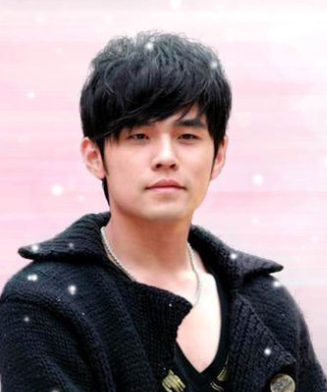
#> input picture dataset/dataset/A/test1.jpg, 327 x 392 px, found by its file name
$ python image_processing.py   (older library calls are emulated)
#> lines starting #> are read from the running program, lines starting #| are printed output that depends on the picture
# -*-coding: utf-8 -*-
"""
    @Project: IntelligentManufacture
    @File   : image_processing.py
    @Author : panjq
    @E-mail : pan_jinquan@163.com
    @Date   : 2019-02-14 15:34:50
"""

import os
import copy
import re
import cv2
import numpy as np
import matplotlib.pyplot as plt
import requests
import matplotlib
import base64
import PIL.Image as Image


def get_color_map(nums=25):
    colors = [
        "#FF0000", "#FF7F50", "#B0171F", "#872657", "#FF00FF",
        "#FFFF00", "#FF8000", "#FF9912", "#DAA569", "#FF6100",
        "#0000FF", "#3D59AB", "#03A89E", "#33A1C9", "#00C78C",
        "#00FF00", "#385E0F", "#00C957", "#6B8E23", "#2E8B57",
        "#A020F0", "#8A2BE2", "#A066D3", "#DA70D6", "#DDA0DD"]
    colors = colors * int(np.ceil(nums / len(colors)))
    return colors


def get_color(id):
    color = convert_color_map(COLOR_MAP[id])
    return color


def set_class_set(class_set=set()):
    global CLASS_SET
    CLASS_SET = class_set


COLOR_MAP = get_color_map(200)
CLASS_SET = set()


# [112 lines left out: functions convert_color_map, bound_protection, tensor2image, get_image_tensor, image_clip, show_batch_image and 1 more, not called in this run]


def cv_show_image(title, image, type='rgb', waitKey=0):
    '''
    调用OpenCV显示RGB图片
    :param title: 图像标题
    :param image: 输入RGB图像
    :param type:'rgb' or 'bgr'
    :return:
    '''
    img = copy.copy(image)
    channels = img.shape[-1]
    if channels == 3 and type == 'rgb':
        img = cv2.cvtColor(img, cv2.COLOR_RGB2BGR)  # 将BGR转为RGB
    if title:
        cv2.imshow(title, img)
        cv2.waitKey(waitKey)


# [92 lines left out: functions image_fliplr, get_prewhiten_image, image_normalization, data_normalization, cv_image_normalization, get_prewhiten_images, not called in this run]


def read_image(filename, resize_height=None, resize_width=None, normalization=False, colorSpace='RGB'):
    '''
    读取图片数据,默认返回的是uint8,[0,255]
    :param filename:
    :param resize_height:
    :param resize_width:
    :param normalization:是否归一化到[0.,1.0]
    :param colorSpace 输出格式：RGB or BGR
    :return: 返回的图片数据
    '''
#> called with filename = '../dataset/dataset/A/test1.jpg', resize_height = 400, resize_width = 400, normalization = False, colorSpace = 'RGB'

    bgr_image = cv2.imread(filename)
#> bgr_image is the input picture: shape (392, 327, 3); mean B, G, R 148.7, 144.1, 159.7
    # bgr_image = cv2.imread(filename,cv2.IMREAD_IGNORE_ORIENTATION|cv2.IMREAD_UNCHANGED)
    if bgr_image is None:
        print("Warning: no image:{}".format(filename))
        return None
    if len(bgr_image.shape) == 2:  # 若是灰度图则转为三通道
        print("Warning:gray image", filename)
        bgr_image = cv2.cvtColor(bgr_image, cv2.COLOR_GRAY2BGR)

    if colorSpace == 'RGB':
        image = cv2.cvtColor(bgr_image, cv2.COLOR_BGR2RGB)  # 将BGR转为RGB
    elif colorSpace == "BGR":
        image = bgr_image
    else:
        exit(0)
    # show_image(filename,image)
    # image=Image.open(filename)
    image = resize_image(image, resize_height, resize_width)
    image = np.asanyarray(image)
    if normalization:
        image = image_normalization(image)
    # show_image("src resize image",image)
    return image


# [196 lines left out: functions read_image_pil, read_image_gbk, requests_url, read_images_url, read_image_batch, fast_read_image_roi, not called in this run]


def resize_image(image, resize_height=None, resize_width=None):
    '''
    :param image:
    :param resize_height:
    :param resize_width:
    :return:
    '''
#> called with resize_height = 400, resize_width = 400
    image_shape = np.shape(image)
#> image_shape = (392, 327, 3)
    height = image_shape[0]
#> height = 392
    width = image_shape[1]
#> width = 327
    if (resize_height is None) and (resize_width is None):  # 错误写法：resize_height and resize_width is None
        return image
    if resize_height is None:
        resize_height = int(height * resize_width / width)
    elif resize_width is None:
        resize_width = int(width * resize_height / height)
    image = cv2.resize(image, dsize=(resize_width, resize_height))
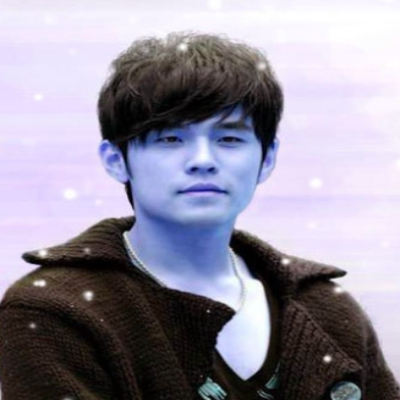
#> image: shape (400, 400, 3); mean of channels 0, 1, 2 159.6, 144, 148.6; drawn as B, G, R
    return image


# [70 lines left out: functions scale_image, get_rect_image, get_rects_image, get_bboxes_image, bboxes2rects, not called in this run]


def rects2bboxes(rects_list):
    '''
    将rect=[x1,y1,w,h]转为bboxes=[x1,y1,x2,y2]
    :param rects_list:
    :return:
    '''
    bboxes_list = []
    for rect in rects_list:
        x1, y1, w, h = rect
        x2 = x1 + w
        y2 = y1 + h
        b = (x1, y1, x2, y2)
        bboxes_list.append(b)
    return bboxes_list


# [48 lines left out: functions scale_rect, get_rect_intersection, get_bbox_intersection, not called in this run]


def draw_image_rects(bgr_image, rect_list, color=(0, 0, 255)):
#> called with color = (0, 0, 255)
    thickness = 2
    for rect in rect_list:
        x, y, w, h = rect
        point1 = (int(x), int(y))
        point2 = (int(x + w), int(y + h))
        cv2.rectangle(bgr_image, point1, point2, color, thickness=thickness)
#> bgr_image: shape (400, 400, 3)
    return bgr_image


# [8 lines left out: function draw_image_boxes, not called in this run]


def show_image_rects(win_name, image, rect_list, type="rgb", color=(0, 0, 255), waitKey=0):
    '''
    :param win_name:
    :param image:
    :param rect_list:[[ x, y, w, h],[ x, y, w, h]]
    :return:
    '''
    image = draw_image_rects(image, rect_list, color)
    cv_show_image(win_name, image, type, waitKey=waitKey)
    return image


# [770 lines left out: functions show_image_boxes, draw_image_bboxes_text, show_image_bboxes_text, draw_image_rects_text, show_image_rects_text, draw_image_detection_rects and 38 more, not called in this run]


def get_square_bboxes(bboxes, fixed="H"):
    '''
    :param bboxes:
    :param fixed: (W)width (H)height
    :return:
    '''
#> called with fixed = 'w'
    new_bboxes = []
    for bbox in bboxes:
        xmin, ymin, xmax, ymax = bbox
        w = xmax - xmin
        h = ymax - ymin
        cx, cy = (int((xmin + xmax) / 2), int((ymin + ymax) / 2))
        if fixed == "H":
            dd = h / 2
        elif fixed == 'W':
            dd = w / 2
        elif fixed > 0:
            dd = h / 2 * fixed
        fxmin = int(cx - dd)
        fymin = int(cy - dd)
        fxmax = int(cx + dd)
        fymax = int(cy + dd)
        new_bbox = (fxmin, fymin, fxmax, fymax)
        new_bboxes.append(new_bbox)
    return new_bboxes


def get_square_rects(rects, fixed="h"):
    """
    :param rects:
    :param fixed:
    :return:
    """
    bboxes = rects2bboxes(rects)
    out_bboxes = get_square_bboxes(bboxes, fixed)
    out_rects = bboxes2rects(out_bboxes)
    return out_rects


# [41 lines left out: functions fig2data, addMouseCallback, not called in this run]


class EventCv():
    def __init__(self):
        self.image = None

    def update_image(self, image):
        self.image = image

    def callback_print_image(self, event, x, y, flags, param):
        if event == cv2.EVENT_LBUTTONDOWN:
            print("(x,y)=({},{}),data={}".format(x, y, self.image[y][x]))

    # [12 lines left out: function add_mouse_event, not called in this run]


class CVVideo():
    def __init__(self):
        pass

    # [46 lines left out: functions start_capture, get_get_video_capture, get_video_info, get_video_writer, not called in this run]

    def write_video(self, img):
        self.video_writer.write(img)

    def do_something(self, frame):
        # TODO
        return frame


if __name__ == "__main__":
    image_path = "../dataset/dataset/A/test1.jpg"
    image = read_image(image_path, 400, 400)
    # bboxes = [[100, 50, 280, 240]]
    # rects = bboxes2rects(bboxes)
    rects = [[100, 50, 180, 50]]
    print(rects)
    rect_image = show_image_rects("rect", image, rects, waitKey=1)
#> (the run stopped early here; a loop or call above may not have finished)
